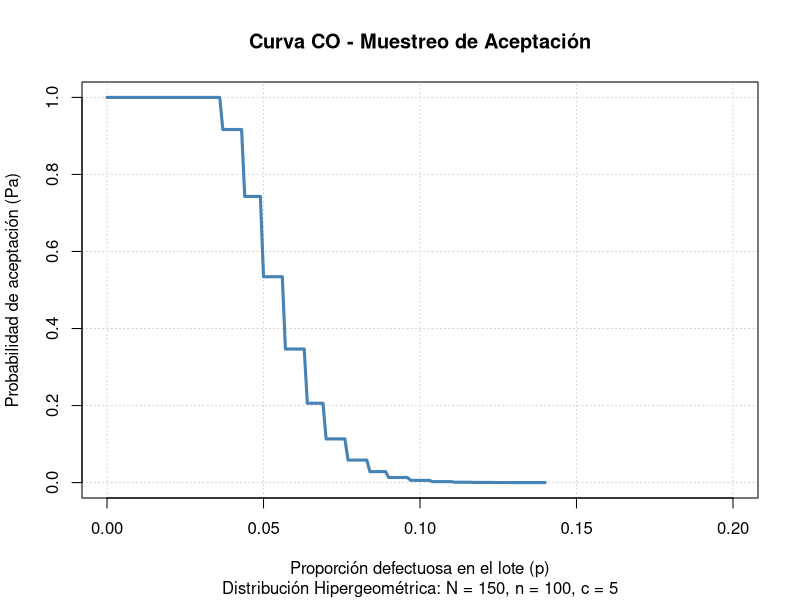
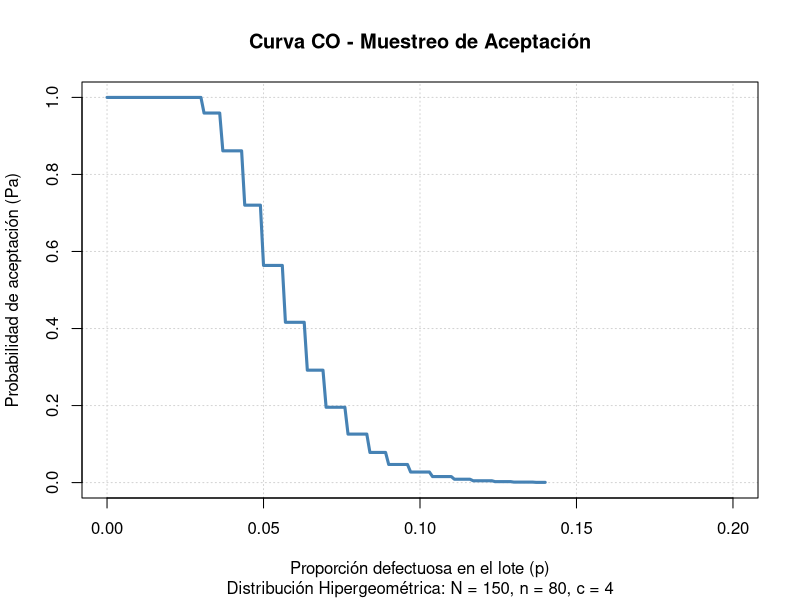
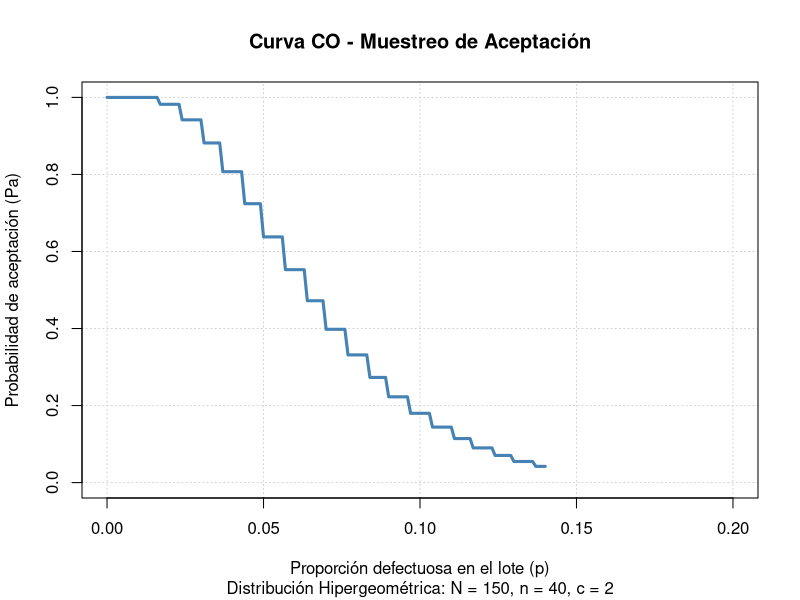

These figures' R source, in order: (Note: this script raises an error after producing the figures.)
library(tidyverse)
library(ggthemes)
# Definir los argumentos del plan d muestreo 
N=150
n1=100
c1=5
P1 <- seq(0.000 , 0.140, 0.001)
# Curva caracteristica de operacion

# Funcion para seleccionar la distribucion a seleccionar

distribucion <-function(n1,N){
  r<- n1 / N
  #1) Hipergeométrica: sin/N>0.1
  if(r> 0.1){
    return("Hipergeométrica")
  }
  #2) Poisson:sin/N<=0.1yn*(n/N)>1
  #(esta reglaseevalúaantesquelabinomial,porqueesuncasoespecial)
  if(r<=0.1 &&n *r > 1) {
    return("Poisson")
  }
  #3) Binomial: si n/N<=0.1
  if(r<=0.1){
    return("Binomial")
  }
}

# Prueba
distribucion(n1,N)

#Vector eje y

m1<- round(P1 * N)

Pa1 <- phyper(c1, m1, N - m1, n1, lower.tail=T, log.p = F)

plot(P1, Pa1, type = "l", lwd = 3, col = "steelblue",
     xlab = "Proporción defectuosa en el lote (p)",
     ylab = "Probabilidad de aceptación (Pa)",
     main = "Curva CO - Muestreo de Aceptación",
     sub = paste0("Distribución Hipergeométrica: N = ", N, 
                  ", n = ", n1, ", c = ", c1),
     ylim = c(0, 1), xlim = c(0, 0.20),
     panel.first = grid())

AQL=0.05
LTPD= 0.1
m1AQL=round(AQL* N)
m1LTPD=round(LTPD*N)

#riesgo del productor

alpha <- 1-phyper(c1, m1AQL, N - m1AQL, n1, lower.tail=T, log.p = F)
alpha

#riesgo del consumidor

betha <- phyper(c1, m1LTPD, N - m1LTPD, n1, lower.tail = T,log.p = FALSE)
betha

#-------------------------------------------------------------------------------

# Definir los argumentos del plan d muestreo 
N=150
n2=80
c2=4
P1 <- seq(0.000 , 0.140, 0.001)
# Curva caracteristica de operacion



# Prueba
distribucion(n2,N)

#Vector eje y

m1<- round(P1 * N)

Pa2<- phyper(c2, m1, N - m1, n2, lower.tail=T, log.p = F)

plot(P1, Pa2, type = "l", lwd = 3, col = "steelblue",
     xlab = "Proporción defectuosa en el lote (p)",
     ylab = "Probabilidad de aceptación (Pa)",
     main = "Curva CO - Muestreo de Aceptación",
     sub = paste0("Distribución Hipergeométrica: N = ", N, 
                  ", n = ", n2, ", c = ", c2),
     ylim = c(0, 1), xlim = c(0, 0.20),
     panel.first = grid())

AQL=0.05
LTPD= 0.1
m1AQL=round(AQL* N)
m1LTPD=round(LTPD*N)

#riesgo del productor

alpha2 <- 1-phyper(c2, m1AQL, N - m1AQL, n2, lower.tail=T, log.p = F)
alpha2

#riesgo del consumidor

betha2 <- phyper(c2, m1LTPD, N - m1LTPD, n2, lower.tail = T,log.p = FALSE)
betha2

#-------------------------------------------------------------------------------

# Definir los argumentos del plan d muestreo 
N=150
n3=40
c3=2
P1 <- seq(0.000 , 0.140, 0.001)
# Curva caracteristica de operacion



# Prueba
distribucion(n3,N)

#Vector eje y

m1<- round(P1 * N)

Pa3 <- phyper(c3, m1, N - m1, n3, lower.tail=T, log.p = F)

plot(P1, Pa3, type = "l", lwd = 3, col = "steelblue",
     xlab = "Proporción defectuosa en el lote (p)",
     ylab = "Probabilidad de aceptación (Pa)",
     main = "Curva CO - Muestreo de Aceptación",
     sub = paste0("Distribución Hipergeométrica: N = ", N, 
                  ", n = ", n3, ", c = ", c3),
     ylim = c(0, 1), xlim = c(0, 0.20),
     panel.first = grid())

AQL=0.05
LTPD= 0.1
m1AQL=round(AQL* N)
m1LTPD=round(LTPD*N)

#riesgo del productor

alpha3 <- 1-phyper(c3, m1AQL, N - m1AQL, n3, lower.tail=T, log.p = F)
alpha3

#riesgo del consumidor

betha3 <- phyper(c3, m1LTPD, N - m1LTPD, n3, lower.tail = T,log.p = FALSE)
betha3

Base=data.frame(P1,Pa1,Pa2,Pa3)

ggplot(Base, aes(x=P1))+geom_line(aes(y=Pa1), color="blue")+
  geom_line(aes(y=Pa2), color="red")+geom_line(aes(y=Pa3), color="green")+
  theme_economist_white()+la
